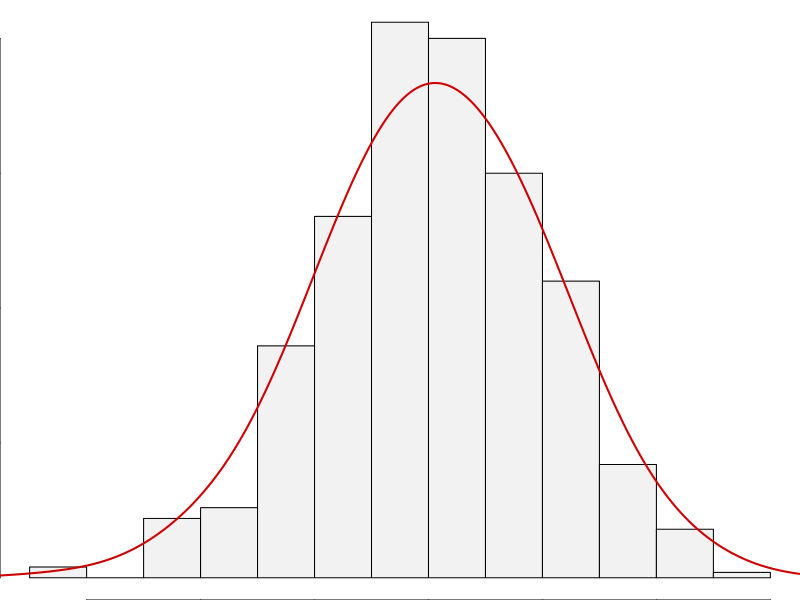
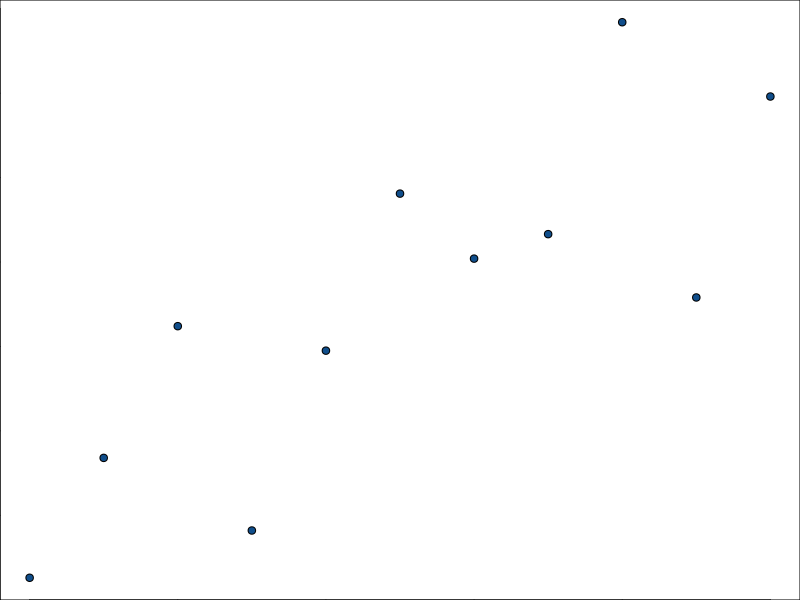

These figures' R source, in order:
## ---- chunk 1
#| include: false
#| echo: false
library(lme4); library(lmerTest)
 library(dplyr); library(ggplot2)


cex_axis = 1.5
cex_lab = 1.5

## ---- chunk 2
#| echo: false
par(mar = c(0, 0, 0, 0))
x <- rnorm(500)
dx <- density(x, adjust = 2)
hist(x, freq = FALSE, col = "gray95", xlab = NULL, main = NULL, ylab = NULL); lines(dx, lwd = 2, col = "red3")
## ---- chunk 3
data(anscombe); head(anscombe, n = 4)
## ---- chunk 4
m1 <- lm(y1 ~ x1, data = anscombe)
plot(anscombe$x1, anscombe$y1, pch = 21, bg = "dodgerblue4")
## ---- chunk 5
(s1 <- summary(m1))
## ---- chunk 6
s1$coefficients
## ---- chunk 7
s1$sigma # standard deviation of the residuals
s1$r.squared # model R^2
s1$adj.r.squared # adjusted model R^2
## ---- chunk 8
coef(m1)
residuals(m1)
## ---- chunk 9
class(m1)
methods(class = class(m1))
## ---- chunk 10
confint(m1)
confint(m1, level = 0.90)
## ---- chunk 11
#| echo: false
#| include: false
s1$sigma
s1$cov.unscaled
s1$sigma^2 * s1$cov.unscaled
vcov(m1)
## ---- chunk 12
influence(m1)
## ---- chunk 13
data(mtcars)
head(mtcars, n = 4)
m2 <- lm(mpg ~ disp + hp + drat, data = mtcars)
## ---- chunk 14
summary(m2)
## ---- chunk 15
drop1(m2)
## ---- chunk 16
data(npk)
head(npk, n = 10)
## ---- chunk 17
m3 <- lm(yield ~N + P + K + block, data = npk)
summary(m3)
## ---- chunk 18
anova(m3) 
## ---- chunk 19
drop1(m3, test = "F") 
## ---- chunk 20
library(lme4); library(lmerTest)
m4 <- lmer(yield ~N + P + K + (1|block), data = npk)
m4
## ---- chunk 21
fixef(m4) # fixed effects
ranef(m4) # random effects
## ---- chunk 22
sigma(m4)
print(VarCorr(m4), comp = c("Variance", "Std.Dev"))
confint(m4)
## ---- chunk 23
methods(class = "merMod")
methods(class = "lmerModLmerTest")
## ---- chunk 24
ranova(m4)
